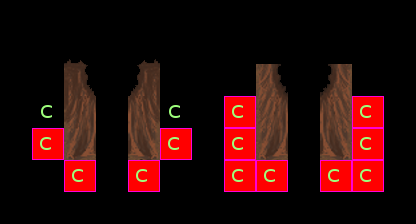

The image is a tile-based game level rendered from a .tmx file. Its description and source (layers, tilesets, objects; grid data summarised) follow:
An orthogonal 13x7 tile map with 32x32 px tiles, 4 tile layers (ruleRegions, ruleSet, rule_Ground-automatic, rule_Over-automatic), 1 hidden layer not drawn, 4 tilesets.

<map version="1.0" orientation="orthogonal" width="13" height="7" tilewidth="32" tileheight="32">
 <tileset firstgid="1" name="collision1_32_32" tilewidth="32" tileheight="32">
  <image source="../graphics/tiles/collision1_32_32.png" width="1024" height="1024" />
 </tileset>
 <tileset firstgid="1025" name="automapping_set_cave_32_32" tilewidth="32" tileheight="32">
  <image source="../graphics/tiles/automapping_set_cave_32_32.png" width="1024" height="1024" />
 </tileset>
 <tileset firstgid="2049" name="automapping_set_rules_32_32" tilewidth="32" tileheight="32">
  <image source="../graphics/tiles/automapping_set_rules_32_32.png" width="1024" height="1024" />
 </tileset>
 <tileset firstgid="3073" name="cave3_32_32" tilewidth="32" tileheight="32">
  <image source="../graphics/tiles/cave3_32_32.png" width="1024" height="1024" />
 </tileset>
 <layer name="ruleRegions" width="13" height="7">
  <data>[91 cells, 28 non-empty, 1 distinct tile ids]</data>
 </layer>
 <layer name="ruleSet" width="13" height="7">
  <data>[91 cells, 28 non-empty, 2 distinct tile ids]</data>
 </layer>
 <layer name="rule_Ground-automatic" width="13" height="7">
  <data>[91 cells, 14 non-empty, 14 distinct tile ids]</data>
 </layer>
 <layer name="rule_Over-automatic" width="13" height="7">
  <data>[91 cells, 0 non-empty, 0 distinct tile ids]</data>
 </layer>
 <layer name="rule_Collision-automatic" width="13" height="7" visible="0">
  <data>[91 cells, 14 non-empty, 1 distinct tile ids]</data>
 </layer>
</map>
